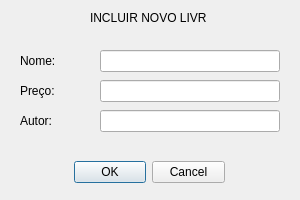
<?xml version="1.0" encoding="UTF-8"?>
<ui version="4.0">
 <class>IncluirLivro</class>
 <widget class="QDialog" name="IncluirLivro">
  <property name="geometry">
   <rect>
    <x>0</x>
    <y>0</y>
    <width>300</width>
    <height>200</height>
   </rect>
  </property>
  <property name="windowTitle">
   <string>Incluir livro</string>
  </property>
  <widget class="QLabel" name="incluir_novo_label">
   <property name="enabled">
    <bool>true</bool>
   </property>
   <property name="geometry">
    <rect>
     <x>90</x>
     <y>10</y>
     <width>116</width>
     <height>16</height>
    </rect>
   </property>
   <property name="text">
    <string>INCLUIR NOVO LIVRO</string>
   </property>
   <property name="margin">
    <number>0</number>
   </property>
  </widget>
  <widget class="QDialogButtonBox" name="buttonBox">
   <property name="geometry">
    <rect>
     <x>74</x>
     <y>160</y>
     <width>151</width>
     <height>24</height>
    </rect>
   </property>
   <property name="orientation">
    <enum>Qt::Horizontal</enum>
   </property>
   <property name="standardButtons">
    <set>QDialogButtonBox::Cancel|QDialogButtonBox::Ok</set>
   </property>
  </widget>
  <widget class="QLineEdit" name="lineEdit_nome">
   <property name="geometry">
    <rect>
     <x>100</x>
     <y>50</y>
     <width>180</width>
     <height>22</height>
    </rect>
   </property>
  </widget>
  <widget class="QLabel" name="label_nome">
   <property name="geometry">
    <rect>
     <x>20</x>
     <y>50</y>
     <width>61</width>
     <height>22</height>
    </rect>
   </property>
   <property name="text">
    <string>Nome:</string>
   </property>
  </widget>
  <widget class="QLabel" name="label_preco">
   <property name="geometry">
    <rect>
     <x>20</x>
     <y>80</y>
     <width>61</width>
     <height>22</height>
    </rect>
   </property>
   <property name="text">
    <string>Preço:</string>
   </property>
  </widget>
  <widget class="QLabel" name="label_autor">
   <property name="geometry">
    <rect>
     <x>20</x>
     <y>110</y>
     <width>33</width>
     <height>22</height>
    </rect>
   </property>
   <property name="text">
    <string>Autor:</string>
   </property>
  </widget>
  <widget class="QLineEdit" name="lineEdit_preco">
   <property name="geometry">
    <rect>
     <x>100</x>
     <y>80</y>
     <width>180</width>
     <height>22</height>
    </rect>
   </property>
  </widget>
  <widget class="QLineEdit" name="lineEdit_autor">
   <property name="geometry">
    <rect>
     <x>100</x>
     <y>110</y>
     <width>180</width>
     <height>22</height>
    </rect>
   </property>
  </widget>
 </widget>
 <resources/>
 <connections>
  <connection>
   <sender>buttonBox</sender>
   <signal>accepted()</signal>
   <receiver>IncluirLivro</receiver>
   <slot>accept()</slot>
   <hints>
    <hint type="sourcelabel">
     <x>248</x>
     <y>254</y>
    </hint>
    <hint type="destinationlabel">
     <x>157</x>
     <y>274</y>
    </hint>
   </hints>
  </connection>
  <connection>
   <sender>buttonBox</sender>
   <signal>rejected()</signal>
   <receiver>IncluirLivro</receiver>
   <slot>reject()</slot>
   <hints>
    <hint type="sourcelabel">
     <x>316</x>
     <y>260</y>
    </hint>
    <hint type="destinationlabel">
     <x>286</x>
     <y>274</y>
    </hint>
   </hints>
  </connection>
 </connections>
</ui>
